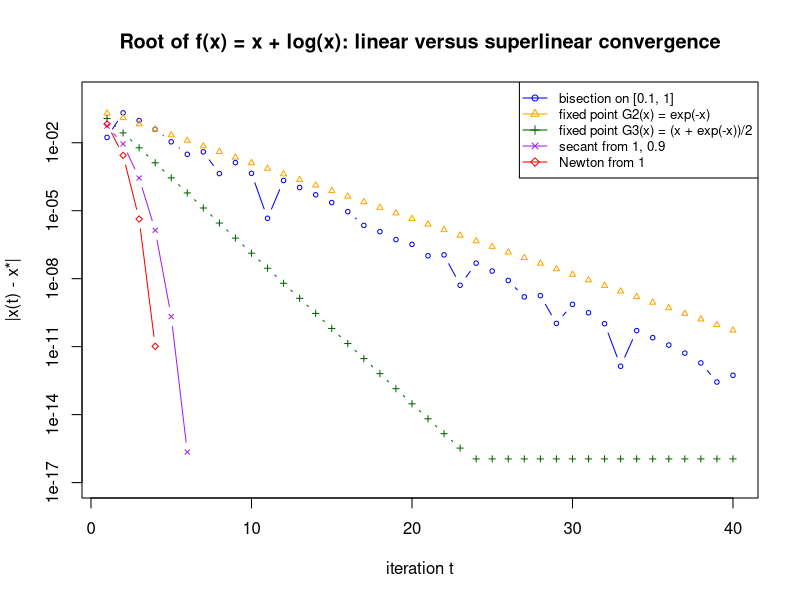

This figure's R source:
# Errors of bisection, fixed-point iterations, the secant method and Newton's method for x + log(x) = 0.
f <- function(x) x + log(x)
df <- function(x) 1 + 1 / x
x_star <- uniroot(f, c(0.1, 1), tol = 1e-15)$root   # 0.5671433, the omega constant

bisection <- function(a, b, n) {
  out <- numeric(n)
  for (t in 1:n) {
    m <- (a + b) / 2; out[t] <- m
    if (f(a) * f(m) <= 0) b <- m else a <- m
  }
  out
}
fixed_point <- function(G, x, n) { out <- numeric(n); for (t in 1:n) { x <- G(x); out[t] <- x }; out }
secant <- function(x0, x1, n) {
  out <- c()
  for (t in 1:n) {
    if (f(x1) == f(x0)) break
    x2 <- x1 - f(x1) * (x1 - x0) / (f(x1) - f(x0)); x0 <- x1; x1 <- x2; out <- c(out, x1)
  }
  out
}
newton <- function(x, n) { out <- numeric(n); for (t in 1:n) { x <- x - f(x) / df(x); out[t] <- x }; out }

n <- 40
runs <- list("bisection on [0.1, 1]" = bisection(0.1, 1, n),
             "fixed point G2(x) = exp(-x)" = fixed_point(function(x) exp(-x), 1, n),
             "fixed point G3(x) = (x + exp(-x))/2" = fixed_point(function(x) (x + exp(-x)) / 2, 1, n),
             "secant from 1, 0.9" = secant(1, 0.9, n),
             "Newton from 1" = newton(1, n))
cols <- c("blue", "orange", "darkgreen", "purple", "red")
plot(NA, xlim = c(1, n), ylim = c(1e-17, 1), log = "y", xlab = "iteration t", ylab = "|x(t) - x*|",
     main = "Root of f(x) = x + log(x): linear versus superlinear convergence")
for (i in seq_along(runs)) {
  e <- abs(runs[[i]] - x_star); e[e == 0] <- NA
  lines(seq_along(e), e, type = "b", pch = i, cex = 0.6, col = cols[i])
}
legend("topright", names(runs), col = cols, pch = seq_along(runs), lty = 1, cex = 0.8)
